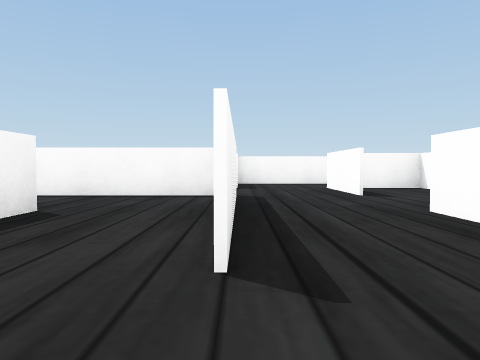
View 1 (above)

12 first-person views from a walk through a Webots world. The camera is 0.08 m above the floor, tilts 2° down and sees 70° across. The floor is counted in squares, 0.2 m on a side. Each view is taken from the middle of a square. On the plan, view 1 faces up. The plan holds only what a view shows up to about 9 squares ahead; the rest is blank. The place goes on beyond the plan. The robots in the file are not drawn. Webots' stock objects and surfaces are drawn as simple stand-ins.

View 2
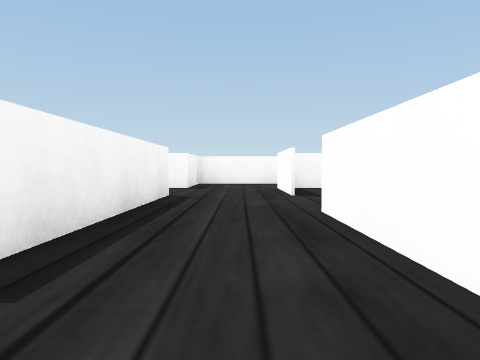

View 3
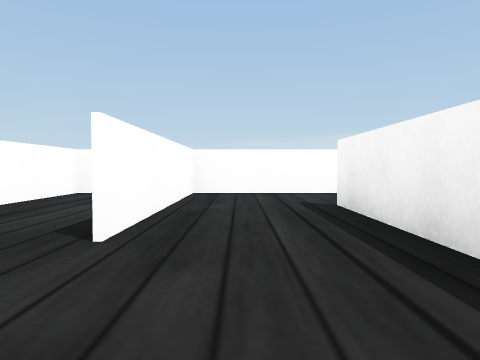

View 4
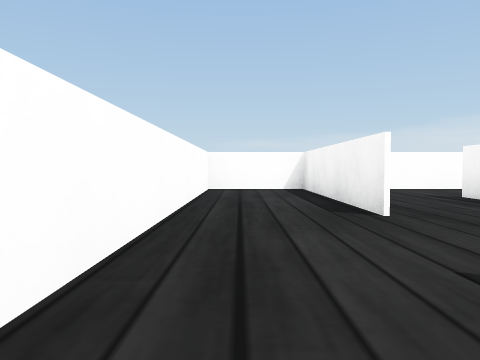

View 5
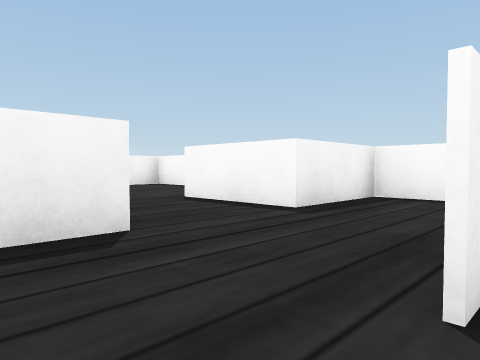

View 6
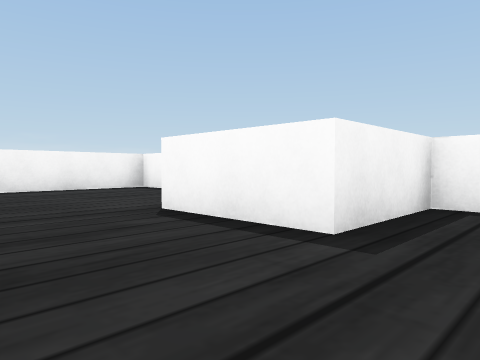

View 7
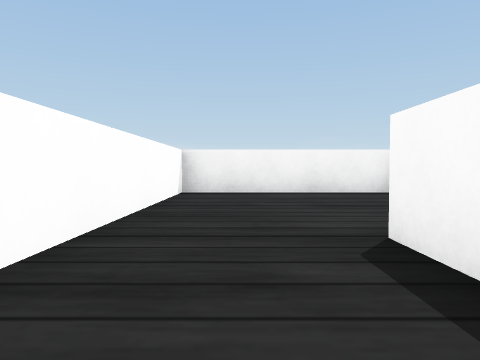

View 8
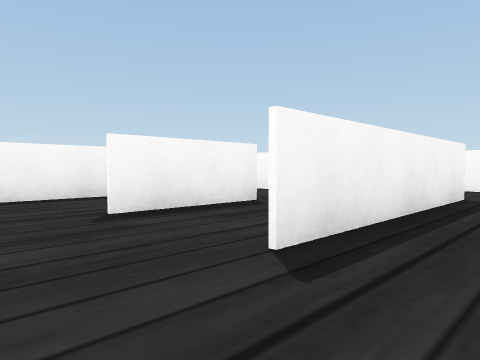

View 9
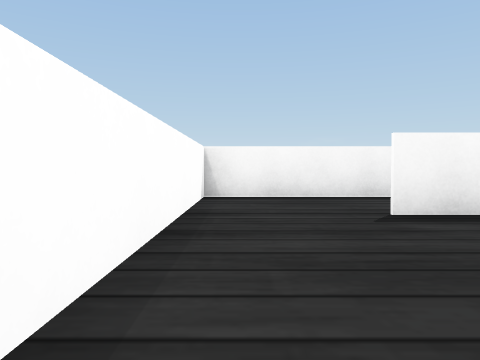

View 10
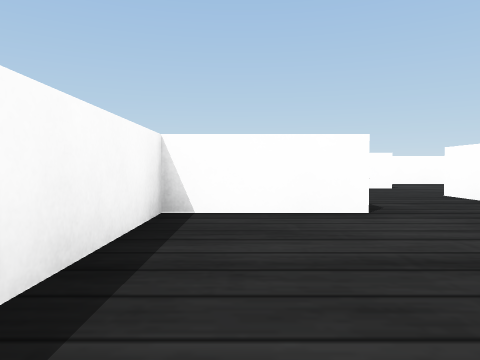

View 11
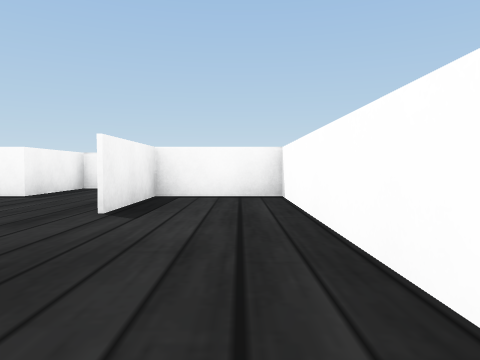

View 12
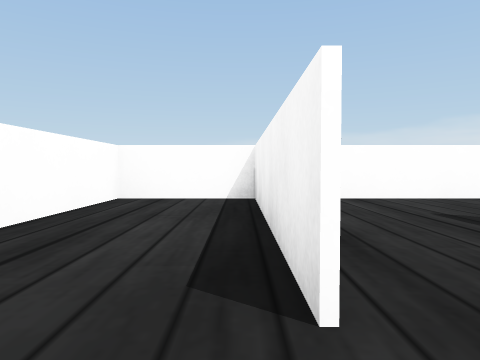

### Floor plan
Ten units are one square. View 1 is at (0, 0); x grows to the right and y downward. Boxes are objects, and circles mark ways between rooms. Rooms are numbered by the first view taken in them; rooms with no view inside come last. Other rooms are left out.
<svg viewBox="-61 -92 102 102">
<path fill="none" stroke="#000" d="M18 5 18 -32M-5 5 19 5M0 -34 0 -12M0 -69 -20 -69M18 -50 18 -70M-24 -51 0 -51 0 -34M18 -32 18 5M19 5 36 5 36 -69 18 -69 18 -50M-20 -69 -20 -87 -56 -87 -56 -51 -24 -51M-37 -21 -37 5 -5 5M-19 -32 -19 -12"/>
<circle cx="10" cy="-25" r="3" fill="#2a7"/>
<circle cx="0" cy="-5" r="3" fill="#2a7"/>
<circle cx="20" cy="-45" r="3" fill="#2a7"/>
<circle cx="-20" cy="-60" r="3" fill="#2a7"/>
<text x="10" y="-10">1</text>
<text x="0" y="-60">2</text>
<text x="30" y="-30">3</text>
<text x="-40" y="-70">4</text>
<text x="-20" y="-10">5</text>
</svg>
Room 1 opens to room 2. Room 1 opens to room 5. Room 2 opens to room 3. Room 2 opens to room 4.

Where each view was taken, in squares from view 1:
view 1: 0 up, 0 right, facing up
view 2: 0 up, 1 right, facing up
view 3: 5 up, 1 right, facing down
view 4: 6 up, 3 right, facing down
view 5: 4 up, 2 right, facing up-left
view 6: 5 up, 1 right, facing up-left
view 7: 6 up, 0 right, facing left
view 8: 0 up, 1 right, facing up-left
view 9: 0 up, 1 right, facing left
view 10: 8 up, 5 left, facing right
view 11: 2 up, 3 right, facing up
view 12: 4 up, 2 right, facing down
